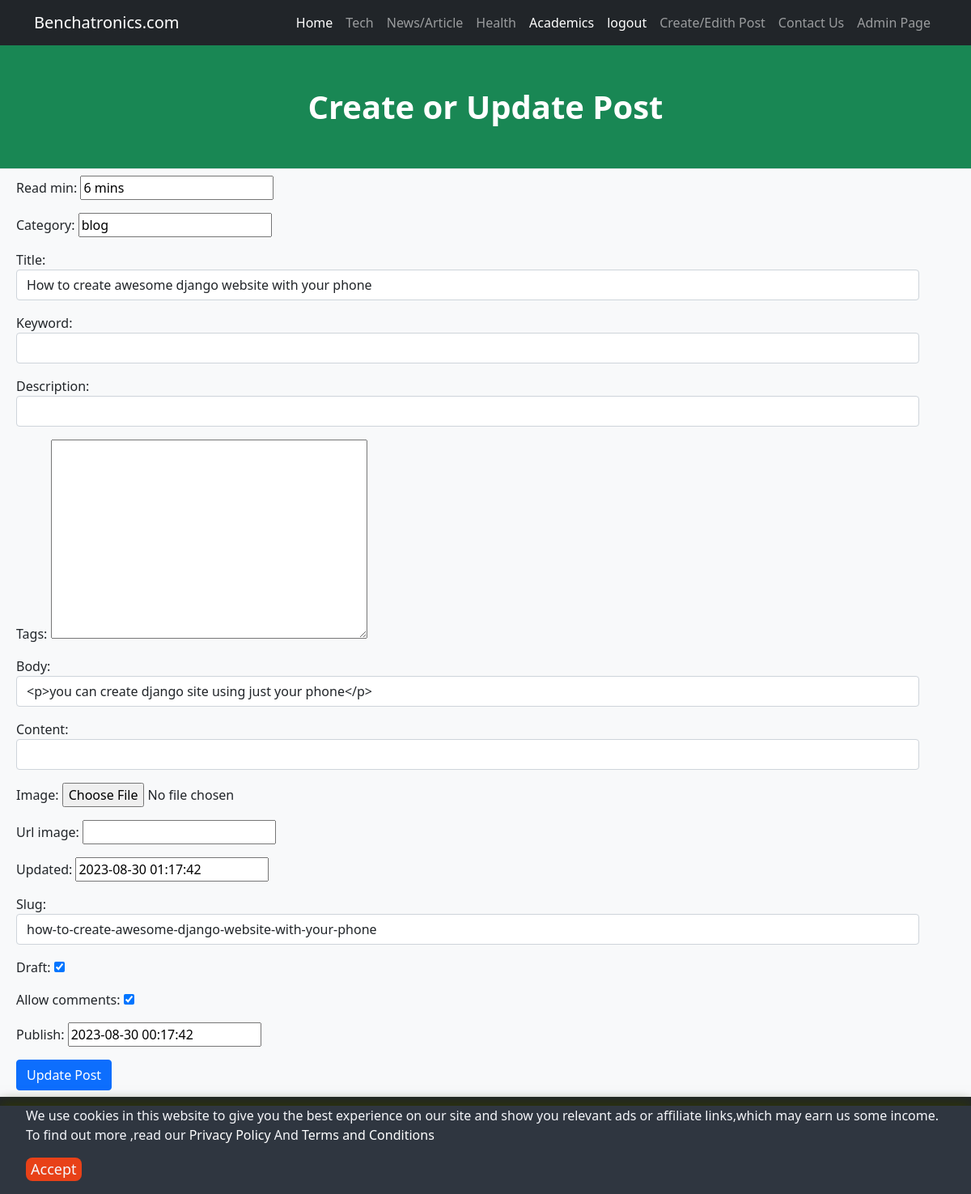
Page /meinem/edit/how-to-create-awesome-django-website-with-your-phone (signed in) on the committed database.
### posts/models.py (models this page shows, shortened)
class Article(models.Model):
    read_min = models.CharField(max_length=30,default='6 mins')
    author = models.ForeignKey(User,on_delete=models.CASCADE)
    category = models.CharField(max_length=300,default= 'blog')
    title = models.CharField(max_length=255,blank=False,null=True)
    keyword = models.TextField(blank=True,null=True)
    description = models.TextField(blank=True, null=True)
    tags = RichTextUploadingField(blank=True, null=True,)
    body = RichTextUploadingField(null=True,blank=False,config_name='special')
    content = RichTextUploadingField(blank=True, null=True,)
    image = models.ImageField(blank=True, null=True)
    url_image = models.URLField(max_length=200, blank=True,null=True)
    updated = models.DateTimeField(default=datetime.now,blank=True)
    slug = models.SlugField(max_length=255,blank=True,unique=True)
    draft = models.BooleanField(default=True)
    allow_comments = models.BooleanField('allow comments', default=True)
    publish = models.DateTimeField(default=timezone.now)
    objects = ArticleManager()
    tag = TaggableManager()
    class Meta:
        ordering = ('-publish',)

### posts/views.py (the view)
# urls.py: path('meinem/edit/<slug:slug>',views.UpdateArticlePostView,name='edit_blog'),
@superuser_required
def UpdateArticlePostView(request, slug):
    obj = get_object_or_404(Article, slug = slug)
    form = UpdateArticlePostForm(request.POST or None, instance = obj)
    if form.is_valid():
        form.save()
        messages.info(request,"Post Added succesfully, Edit again?")
    detail = Article.objects.filter(slug=slug)
    context= {'form':form,'detail':detail}
    return render(request, "edit_blog.html", context)

### posts/forms.py
class UpdateArticlePostForm(forms.ModelForm):
    class Meta:
        model = Article
        fields = '__all__'
        widgets = {
            'title': forms.TextInput(attrs={'class':'form-control'}),
            'body': forms.TextInput(attrs={'class':'form-control',}),
            'content': forms.TextInput(attrs={'class':'form-control'}),
            'keyword': forms.TextInput(attrs={'class':'form-control'}),
            'description': forms.TextInput(attrs={'class':'form-control'}),
            'date_added': forms.TextInput(attrs={'class':'form-control'}),
            'slug': forms.TextInput(attrs={'class':'form-control'}),
            'author':forms.TextInput(attrs={'value':'','class':'form-control','id':'user_author','type':'hidden'}),
        }

### posts/views.py (called while the page is built)
def superuser_required(view_func=None, redirect_field_name=REDIRECT_FIELD_NAME,
                       login_url='account_login'):
    actual_decorator = user_passes_test(
        lambda u: u.is_active and u.is_superuser,login_url=login_url,
        redirect_field_name=redirect_field_name
    )
    if view_func:
        return actual_decorator(view_func)
    return actual_decorator

### templates/edit_blog.html (shortened to what this page needs)
{% extends 'main.html' %}
{% load static %}
{% block content %}
<form method="post" enctype="multipart/form-data">
    <div class="m-2 container ">
    {{form.as_p}}
    <input class="btn btn-primary" type="submit" value="Update Post">
    </div>
</form>
{% endblock %}

### templates/main.html (style rules this page uses)
body { overscroll-behavior-y: none; }
.container { overscroll-behavior-y: none; }

### rows in the picture
Article: read_min "6 mins", category "blog", title "How to create awesome django website with your phone", body "<p>you can create django site using just your phone</p>", updated "2023-08-30 01:17:42", slug "how-to-create-awesome-django-website-with-your-phone", draft "☑", allow_comments "☑", publish "2023-08-30 00:17:42"
